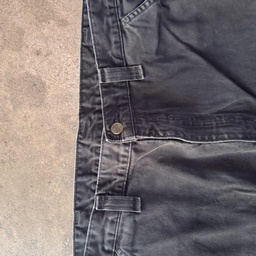
#> input picture assets/demo-items/real/carhartt-pants/02.jpg, 256 x 256 px, shrunk from 1080 x 1080 before the run; its folder holds only this picture in this run
$ python photo.py ../../assets/demo-items/real/carhartt-pants/02.jpg   (older library calls are emulated)
#> lines starting #> are read from the running program, lines starting #| are printed output that depends on the picture; after the words box and inside, x2 and y2 are one past the last pixel; in counts of white or black regions, pixels touching at a corner belong together
### research/studio/ben/prototype/seeded_faults.py
"""Seeded-fault test for the gate: known-good and known-bad 'renders' made from a
real photo, so we know the right answer for each (the evaluator must reject the
faults and pass the benign relights). Run: python3 seeded_faults.py <assets dir>"""
import sys, json
import cv2
import numpy as np
from color import srgb_to_linear, linear_to_srgb, white_reference_gain, apply_gain
from gate import gate

A = sys.argv[1] if len(sys.argv) > 1 else "../../../../../assets/demo-items"
rng = np.random.default_rng(0)


def load(name):
    return cv2.cvtColor(cv2.imread(f"{A}/{name}"), cv2.COLOR_BGR2RGB)


def item_mask(img, inset=20):
#> called with inset = 20
    m = np.zeros(img.shape[:2], np.uint8)
    bg, fg = np.zeros((1, 65)), np.zeros((1, 65))
    r = (inset, inset, img.shape[1] - 2 * inset, img.shape[0] - 2 * inset)
#> r = (20, 20, 216, 216)
    cv2.grabCut(cv2.cvtColor(img, cv2.COLOR_RGB2BGR), m, r, bg, fg, 5, cv2.GC_INIT_WITH_RECT)
    m = np.where((m == 1) | (m == 3), 1, 0).astype(np.uint8)
    # fill holes: GrabCut drops bright logo patches and tags as "background"
    ff = m.copy(); h, w = m.shape
#> after `h, w = m.shape`: h = 256; w = 256
    cv2.floodFill(ff, np.zeros((h + 2, w + 2), np.uint8), (0, 0), 1)
#> ff: shape (256, 256); every value is 1
    m = m | (1 - ff)
    return cv2.erode(m, np.ones((9, 9), np.uint8))


# [24 lines left out: functions relight, paint_out, hue_shift, not called in this run]


CASES = {
    "carhartt-jacket.jpg": dict(
        protected={"chest_patch": (382, 254, 34, 30), "collar_label": (300, 90, 34, 30),
                   "zip_pocket": (350, 218, 96, 24)},
        faults={"logo_removed": ("chest_patch",), "label_removed": ("collar_label",)}),
    "levis-501.jpg": dict(protected={}, faults={}),
    "nike-dunks.jpg": dict(
        protected={"toe_scuff": (212, 392, 44, 40), "swoosh_right": (400, 360, 90, 50)},
        faults={"defect_removed": ("toe_scuff",), "swoosh_removed": ("swoosh_right",)}),
}

# [52 lines left out: function main, not called in this run]


# [2 lines that do not run on import are left out]

### research/studio/ben/prototype/photo_score.py
"""Photo score and no-model tweaks for a listing photo.

score(img, mask)        -> 0..100 and the parts it is made of (measured, no model)
tweak(img, mask, p)     -> the photo with exposure, contrast, shadows, highlights, sharpen applied
crop_for(img, mask, r)  -> largest crop of ratio r that holds the item with a margin (never pads)
optimise(img, mask)     -> tweak settings that raise the score most without changing the item's color

Every band and weight below is an agent proposal read off platform guidance and one study
(Ma et al. 2019, arXiv 1811.10648); none is calibrated against real sales. See ../photo-score.md.

Run: python3 photo_score.py <photo> [<photo> ...] [--out DIR]
"""
import itertools
import json
import os
import sys

import cv2
import numpy as np

sys.path.insert(0, os.path.dirname(os.path.abspath(__file__)))
from color import linear_to_srgb, srgb_to_linear  # noqa: E402
from gate import chroma_delta, normalise_light  # noqa: E402
from seeded_faults import item_mask  # noqa: E402

LUM = np.array([0.2126, 0.7152, 0.0722])

# part: (weight, zero_low, full_low, full_high, zero_high). Score is 1 inside [full_low, full_high]
# and falls in a straight line to 0 at zero_low and zero_high.
PARTS = {
    "exposure":   (0.20, 0.25, 0.50, 0.72, 0.92),   # mean frame brightness, 0..1
    "clipping":   (0.10, -1.0, -1.0, 0.02, 0.15),   # share of item pixels blown out or crushed (prints count, so the band is wide)
    "contrast":   (0.15, 0.25, 0.60, 1.00, 2.00),   # spread between 2nd and 98th brightness percentile
    "sharpness":  (0.15, 30.0, 150.0, 1e9, 2e9),    # variance of the Laplacian on the item
    "fill":       (0.15, 0.15, 0.45, 0.80, 0.97),   # item box area / frame area
    "centering":  (0.10, -1.0, -1.0, 0.03, 0.20),   # item box centre offset, share of frame
    "background": (0.15, -1.0, -1.0, 0.04, 0.18),   # brightness unevenness behind the item
}
EDITABLE = ("exposure", "clipping", "contrast", "sharpness")  # what tweak() can move
CROPPABLE = ("fill", "centering")                              # what crop_for() can move
# "background" moves only with a retake: the touch-up rule forbids changing it.

LIMITS = dict(ev=(-0.7, 0.7), contrast=(-0.15, 0.30), shadows=(0.0, 0.4), highlights=(0.0, 0.4), sharpen=(0.0, 0.6))
TRUTH = dict(chroma_de=2.0, item_clip=0.01)  # a tweak that moves the item's color more than this is refused


def _band(x, zl, fl, fh, zh):
    if fl <= x <= fh:
        return 1.0
    if x < fl:
        return float(np.clip((x - zl) / (fl - zl), 0, 1))
    return float(np.clip((zh - x) / (zh - fh), 0, 1))


def measure(img, mask):
    m = mask.astype(bool)
    g = (img.astype(np.float64) @ np.array([0.3, 0.6, 0.1])) / 255.0   # brightness as in Ma et al.
    scale = 1080.0 / max(img.shape[:2])
    gray = cv2.cvtColor(img, cv2.COLOR_RGB2GRAY)
    small = cv2.resize(gray, None, fx=scale, fy=scale, interpolation=cv2.INTER_AREA) if scale < 1 else gray
    sm = cv2.resize(mask, (small.shape[1], small.shape[0]), interpolation=cv2.INTER_NEAREST).astype(bool)
    lap = cv2.Laplacian(small, cv2.CV_64F)
    ys, xs = np.where(m)
    h, w = mask.shape
    x0, x1, y0, y1 = xs.min(), xs.max(), ys.min(), ys.max()
    item = img[m]
    bg = cv2.GaussianBlur(g, (0, 0), max(h, w) / 60.0)[~m]   # blur so floor texture does not count as clutter
    return {
        "exposure": float(g.mean()),
        "clipping": float(((item.max(axis=1) >= 250) | (item.max(axis=1) <= 5)).mean()),
        "contrast": float(np.percentile(g, 98) - np.percentile(g, 2)),
        "sharpness": float(lap[sm].var()),
        "fill": float((x1 - x0) * (y1 - y0) / (h * w)),
        "centering": float(max(abs((x0 + x1) / 2 - w / 2) / w, abs((y0 + y1) / 2 - h / 2) / h)),
        "background": float(bg.std()) if bg.size else 0.0,
    }


def score(img, mask):
    raw = measure(img, mask)
    parts = {k: _band(raw[k], *PARTS[k][1:]) for k in PARTS}
    total = 100 * sum(PARTS[k][0] * parts[k] for k in PARTS)
    return {"score": round(total, 1), "parts": {k: round(v, 2) for k, v in parts.items()},
            "raw": {k: round(v, 4) for k, v in raw.items()}}


def tweak(img, p):
    """Brightness-only edits: every pixel keeps its red:green:blue ratio, so hue and saturation
    are not edited. Sharpen is a light unsharp mask on brightness."""
    lin = srgb_to_linear(img)
    y = np.maximum(lin @ LUM, 1e-6)
    y2 = y * 2.0 ** p.get("ev", 0.0)
    y2 = y2 * (1 + 1.5 * p.get("shadows", 0.0) * np.clip(1 - y2, 0, 1) ** 3)
    y2 = y2 * (1 - p.get("highlights", 0.0) * np.clip(y2 - 0.6, 0, None))
    v = np.clip(y2, 0, 1) ** (1 / 2.2)
    v = np.clip(0.5 + (v - 0.5) * (1 + p.get("contrast", 0.0)), 0, 1)
    y2 = v ** 2.2
    a = p.get("sharpen", 0.0)
    if a > 0:
        blur = cv2.GaussianBlur(y2, (0, 0), 1.2)
        y2 = np.clip(y2 + a * (y2 - blur), 0, 1)
    return linear_to_srgb(lin * (y2 / y)[..., None])


def truthful(src, out, mask):
    """The item's color, with brightness taken out, must not move; and the item must not clip."""
    de = chroma_delta(src, normalise_light(src, out, mask), mask)
    item = out[mask.astype(bool)]
    clip = float(((item.max(axis=1) >= 250) | (item.max(axis=1) <= 5)).mean())
    base = src[mask.astype(bool)]
    clip0 = float(((base.max(axis=1) >= 250) | (base.max(axis=1) <= 5)).mean())
    return de <= TRUTH["chroma_de"] and clip <= max(TRUTH["item_clip"], clip0), round(de, 2)


def optimise(img, mask, steps=5, passes=2):
    """Coordinate search: move one setting at a time, keep a move only if the score rises
    and the photo stays truthful. Returns settings, before and after."""
    full, full_mask = img, mask
    f = 480.0 / max(img.shape[:2])           # search on a small copy; sharpen is judged at full size at the end
    if f < 1:
        img = cv2.resize(img, None, fx=f, fy=f, interpolation=cv2.INTER_AREA)
        mask = cv2.resize(mask, (img.shape[1], img.shape[0]), interpolation=cv2.INTER_NEAREST)
    def obj(im):   # only the parts an edit may honestly move; flattening contrast to hide an uneven floor does not count
        pr = score(im, mask)["parts"]
        return 100 * sum(PARTS[k][0] * pr[k] for k in EDITABLE) / sum(PARTS[k][0] for k in EDITABLE)
    p = {k: 0.0 for k in LIMITS}
    best = obj(img)
    trail = [(dict(p), best)]
    for _ in range(passes):
        for k, (lo, hi) in LIMITS.items():
            for v in np.linspace(lo, hi, steps * 2 + 1):
                q = dict(p, **{k: float(round(v, 3))})
                out = tweak(img, q)
                s = obj(out)
                if s > best + 0.2 and truthful(img, out, mask)[0]:
                    p, best = q, s
                    trail.append((dict(p), best))
    # the search ran on a small copy: confirm at full size, backing off the edit that clips first
    for k in ("sharpen", "contrast", "ev"):
        while p[k] > 0 and not truthful(full, tweak(full, p), full_mask)[0]:
            p[k] = round(max(0.0, p[k] - 0.1), 3)
    return p, trail


# [16 lines left out: function crop_for, not called in this run]


RATIOS = {"1:1": 1.0, "3:4": 0.75, "4:5": 0.8}


# [41 lines left out: functions advice, main, not called in this run]


# [2 lines that do not run on import are left out]

### research/studio/ben/prototype/color.py
"""Deterministic color correction for capture shots.

Two operations, both done in linear sRGB so gains are physically meaningful:
1. white_reference_gain: a neutral patch (white card, paper, or a white tag) gives
   per-channel gains that make the patch neutral (von Kries / diagonal model).
2. match_to_anchor: shots taken without the card get gains that match the item's
   own pixels to the anchor shot (the item is the reference once the anchor is fixed).
"""
import numpy as np


def srgb_to_linear(u8):
    x = u8.astype(np.float64) / 255.0
    return np.where(x <= 0.04045, x / 12.92, ((x + 0.055) / 1.055) ** 2.4)


def linear_to_srgb(lin):
    lin = np.clip(lin, 0, 1)
    x = np.where(lin <= 0.0031308, lin * 12.92, 1.055 * lin ** (1 / 2.4) - 0.055)
    return np.round(x * 255).astype(np.uint8)


# [26 lines left out: functions robust_mean, white_reference_gain, match_to_anchor, not called in this run]


def apply_gain(img_u8, gain):
    return linear_to_srgb(srgb_to_linear(img_u8) * gain)

### research/studio/ben/prototype/gate.py
"""Fidelity gate prototype: does a render still show the same item?

The render is required to keep the original framing (relight in place), so the
item is aligned with a feature-matched homography. Then four deterministic
checks run; each returns a number and a pass/fail against a threshold.

  chroma   item color, after removing the render's global light change
  struct   item structure (seams, print, stains), lighting-invariant
  regions  every protected box (logo, tag, each confirmed defect) on its own
  align    whether the render kept the framing at all

A VLM judge (Decisions API predicates) runs beside this; see the plan.
"""
import cv2
import numpy as np
from lab import rgb2lab, deltaE_ciede2000
from color import srgb_to_linear, linear_to_srgb

THRESH = dict(
    align_inliers=0.60,     # share of matches that agree with one homography (0.35 let a mirrored pair of shoes through)
    chroma_de=4.5,          # median CIEDE2000 inside the item after light normalisation;
                            # benign relights scored 1.5-3.1, an 18 degree hue shift on denim 5.7 (3 items only)
    struct_floor=0.55,      # worst 5% of item tiles: gradient-orientation agreement
    region_floor=0.60,      # each protected box: same measure
    shape_skew=0.02,        # the render may turn and scale the item evenly, never stretch it. Alignment alone let a 4% stretch
                            # through. On Ben's 19 photos (scripts/bench/gate.py) a 4% stretch read 0.032 or more, and 36 of
                            # 38 honest relights 0.014 or less; set on those same photos, so not yet a held-out result
    background_floor=0.75,  # touch-up only: median tile agreement outside the item;
                            # 4 touch-ups on Seedream 5.0 Pro scored 0.89-0.94 (a proposal, not calibrated on scene swaps)
)


def _gray(u8):
    return cv2.cvtColor(u8, cv2.COLOR_RGB2GRAY)


# [15 lines left out: function align, not called in this run]


def warp(img, H, shape):
    return cv2.warpPerspective(img, H, (shape[1], shape[0]), flags=cv2.INTER_LINEAR)


def normalise_light(src, dst, mask, preset_cast=(1.0, 1.0, 1.0)):
    """Undo the light the preset declared, plus one brightness scalar.

    A free per-channel gain would also undo a real colour change on a one-colour
    item (brown jacket turned olive is indistinguishable from olive light), so
    only the preset's known cast is removed. Studio declares neutral light.
    """
    m = mask.astype(bool)
    ls = srgb_to_linear(src)
    ld = srgb_to_linear(dst) / np.array(preset_cast)
    lum = np.array([0.2126, 0.7152, 0.0722])
    s = np.median(ls[m] @ lum) / max(np.median(ld[m] @ lum), 1e-4)
    return linear_to_srgb(ld * s)


def chroma_delta(src, dst, mask):
    m = mask.astype(bool)
    de = deltaE_ciede2000(rgb2lab(src[m][None]), rgb2lab(dst[m][None]))
    return float(np.median(de))


# [71 lines left out: functions _orient, tile_structure, region_score, gate, not called in this run]

### scripts/bench/photo.py
"""Deterministic photo fix, measured on Ben's 19 real listing photos.

For each photo: score it, then plant three faults a careless shot has (one stop dark, flat, one stop bright),
and let the no-model loop fix each one. Reports the score before and after, how far the item's color moved
(CIEDE2000, brightness taken out; the loop refuses more than 2.0), and the time per photo.
The faults are plain sRGB arithmetic, not the loop's own tweak(), so the fix is not undoing its own edit.

Run: python3 scripts/bench/photo.py [--out scripts/bench/out/photo.json]
"""
import glob
import json
import os
import sys
import time
from multiprocessing import Pool

import numpy as np

HERE = os.path.dirname(os.path.abspath(__file__))
ROOT = os.path.abspath(os.path.join(HERE, "..", ".."))
sys.path.insert(0, os.path.join(ROOT, "research/studio/ben/prototype"))
from photo_score import item_mask, optimise, score, truthful, tweak  # noqa: E402
import cv2  # noqa: E402

FAULTS = {
    "dark": lambda im: np.clip(im.astype(np.float64) * 0.5, 0, 255),           # about one stop under, in sRGB
    "flat": lambda im: np.clip(im.astype(np.float64) * 0.6 + 0.4 * 128, 0, 255),  # contrast squeezed toward grey
    "bright": lambda im: np.clip(im.astype(np.float64) * 1.5, 0, 255),         # over, with real clipping
}


def one(path):
    t0 = time.perf_counter()
    img = cv2.cvtColor(cv2.imread(path), cv2.COLOR_BGR2RGB)
    mask = item_mask(img)
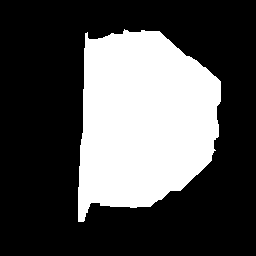
#> mask: shape (256, 256); values 0 (black) and 1 (white), 31.8% white; 1 white region, box (x1, y1, x2, y2) and area: (78, 29, 221, 222) 20811
    t_mask = time.perf_counter() - t0
    rows = []
    for name, f in [("original", lambda im: im), *FAULTS.items()]:
        src = f(img).astype(np.uint8)
        t1 = time.perf_counter()
        p, _ = optimise(src, mask)
        out = tweak(src, p)
        ok, de = truthful(src, out, mask)
        rows.append({"photo": os.path.relpath(path, ROOT), "case": name, "before": score(src, mask)["score"],
                     "after": score(out, mask)["score"], "original": score(img, mask)["score"],
                     "color_moved_de": de, "truthful": bool(ok), "fix_ms": round((time.perf_counter() - t1) * 1000)})
#> this loop made 1 pass
#> pass 1, in measure, `g = (img.astype(np.float64) @ np.array([0.3, 0.6, 0.1])) / 255.0`:
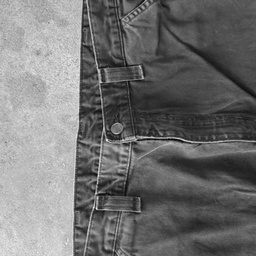
#> g: shape (256, 256) float64; min 0.00431, max 0.949, mean 0.447
#> pass 1, in measure, `lap = cv2.Laplacian(small, cv2.CV_64F)`:
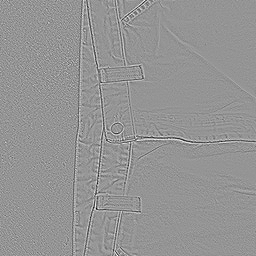
#> lap: shape (256, 256) float64; min -356, max 254, mean 0; drawn with min black and max white
#> after the loop, rows = []
    for r in rows:
        r["mask_ms"] = round(t_mask * 1000)
    return rows


def main():
    photos = sorted(glob.glob(os.path.join(ROOT, "assets/demo-items/real/*/*.jpg")))
    with Pool(min(4, os.cpu_count() or 1)) as pool:
        rows = [r for rs in pool.map(one, photos) for r in rs]
    summary = {}
    for case in ["original", *FAULTS]:
        rs = [r for r in rows if r["case"] == case]
        summary[case] = {
            "n": len(rs),
            "before_median": float(np.median([r["before"] for r in rs])),
            "after_median": float(np.median([r["after"] for r in rs])),
            "original_median": float(np.median([r["original"] for r in rs])),
            "recovered_to_within_3_of_original": sum(r["after"] >= r["original"] - 3 for r in rs),
            "truthful": sum(r["truthful"] for r in rs),
            "color_moved_max": max(r["color_moved_de"] for r in rs),
            "fix_ms_median": float(np.median([r["fix_ms"] for r in rs])),
        }
    out = {"what": "deterministic photo fix on Ben's real photos", "photos": len(photos),
           "mask_ms_median": float(np.median([r["mask_ms"] for r in rows])), "summary": summary, "rows": rows}
    dst = sys.argv[sys.argv.index("--out") + 1] if "--out" in sys.argv else None
    if dst:
        os.makedirs(os.path.dirname(dst), exist_ok=True)
        json.dump(out, open(dst, "w"), indent=1)
    print(json.dumps({k: v for k, v in out.items() if k != "rows"}, indent=1))


if __name__ == "__main__":
    main()
#> (the call stopped at in chroma_delta, `de = deltaE_ciede2000(rgb2lab(src[m][None]), rgb2lab(dst[m][None]))`: lab is not available in this run)
